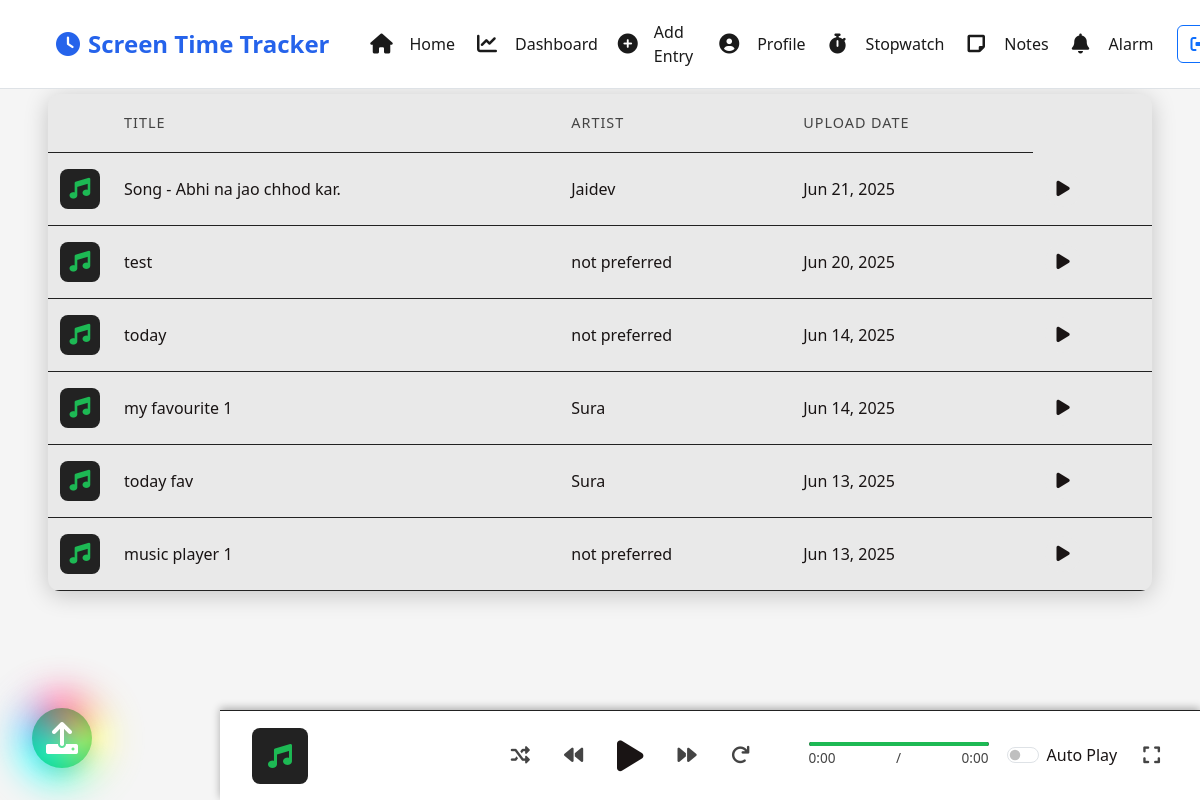
/music/ (signed in), run on the app's committed database.
### tracker/models.py (models this page shows, shortened)
class MusicPlayer(models.Model):
    user = models.ForeignKey(User, on_delete=models.CASCADE)
    title = models.CharField(max_length=100)
    artist = models.CharField(max_length=100)
    file = models.FileField(upload_to='music/')
    uploaded_at = models.DateTimeField(auto_now_add=True)

### tracker/views.py (the view)
# urls.py: path('music/', views.music_list, name='music_list'),
@login_required
def music_list(request):
    songs = MusicPlayer.objects.filter(user=request.user).order_by('-uploaded_at')
    return render(request, 'tracker/music_list.html', {
        'songs': songs
    })

### tracker/templates/tracker/music_list.html (shortened to what this page needs)
{% extends 'tracker/base.html' %}
{% load static %}
{% block body_content %}
<div class="spotify-container">
    <main class="spotify-main">
        <section class="spotify-music-list">
            <h2>Your Music</h2>
            {% if songs %}
            <div class="spotify-table-wrapper">
                <table class="spotify-table">
                    <thead>
                        <tr>
                            <th></th>
                            <th>Title</th>
                            <th>Artist</th>
                            <th>Upload Date</th>
                        </tr>
                    </thead>
                    <tbody>
                        {% for song in songs %}
                        <tr>
                            <td class="album-art">
                                <div class="album-art-placeholder"><i class="fas fa-music"></i></div>
                            </td>
                            <td>{{ song.title }}</td>
                            <td>{{ song.artist }}</td>
                            <td>{{ song.uploaded_at|date:"M d, Y" }}</td>
                            <td>
                                <button class="btn btn-sm btn-primary play-song" data-song-id="{{ song.id }}" data-song-url="{{ song.file.url }}"><i class="fas fa-play"></i></button>
                            </td>
                        </tr>
                        {% empty %}
                        <tr><td colspan="5" class="text-center">No songs available.</td></tr>
                        {% endfor %}
                    </tbody>
                </table>
            </div>
            {% else %}
            <p class="text-muted">No music uploaded yet. Click the upload button to add some music!</p>
            {% endif %}
        </section>
        <footer class="spotify-now-playing">
            <div class="now-playing-left">
                <div class="album-art-small"><i class="fas fa-music"></i></div>
            </div>
            <div class="now-playing-center">
                <button id="shuffleBtn" class="btn-control" title="Shuffle"><i class="fas fa-random"></i></button>
                <button id="prevBtn" class="btn-control"><i class="fas fa-backward"></i></button>
                <button id="playPauseBtn" class="btn-control btn-lg"><i class="fas fa-play"></i></button>
                <button id="nextBtn" class="btn-control"><i class="fas fa-forward"></i></button>
                <button id="repeatBtn" class="btn-control" title="Repeat"><i class="fas fa-redo"></i></button>
            </div>
            <div class="now-playing-right">
                <div class="progress-container">
                    <div class="progress-bar"><div class="progress"></div></div>
                    <div class="time-info"><span class="current-time">0:00</span> / <span class="duration">0:00</span></div>
                </div>
                <div class="form-check form-switch">
                    <input class="form-check-input" type="checkbox" id="autoPlaySwitch">
                    <label class="form-check-label" for="autoPlaySwitch">Auto Play</label>
                </div>
                <button id="fullscreenBtn" class="btn-control" title="Fullscreen"><i class="fas fa-expand"></i></button>
            </div>
        </footer>
    </main>
    <a href="{% url 'music_upload' %}" class="floating-upload-btn" title="Upload Music">
        <span class="glow-bg"></span>
        <i class="fas fa-upload"></i>
    </a>
</div>
{% endblock body_content %}

### tracker/templates/tracker/base.html (style rules this page uses)
:root { --bg-primary: #ffffff; --bg-secondary: #f8f9fa; --text-primary: #1a1a1a; --text-secondary: #6c757d; --border-color: #dee2e6; --card-bg: #ffffff; --card-border: #e9ecef; --shadow: 0 2px 4px rgba(0, 0, 0, 0.05); --primary-color: #2563eb; --success-color: #10b981; --danger-color: #ef4444; --warning-color: #f59e0b; --info-color: #3b82f6; --navbar-bg: #ffffff; --navbar-border: #dee2e6; --navbar-hover: #f8f9fa; --navbar-active: #e9ecef; }
body { background-color: var(--bg-primary); color: var(--text-primary); transition: background-color 0.3s ease, color 0.3s ease; padding-top: 60px; }

### data on the page
MusicPlayer: title "Song - Abhi na jao chhod kar.", artist "Jaidev", uploaded_at "Jun 21, 2025"
MusicPlayer: title "test", artist "not preferred", uploaded_at "Jun 20, 2025"
MusicPlayer: title "today", artist "not preferred", uploaded_at "Jun 14, 2025"
MusicPlayer: title "my favourite 1", artist "Sura", uploaded_at "Jun 14, 2025"
MusicPlayer: title "today fav", artist "Sura", uploaded_at "Jun 13, 2025"
MusicPlayer: title "music player 1", artist "not preferred", uploaded_at "Jun 13, 2025"
